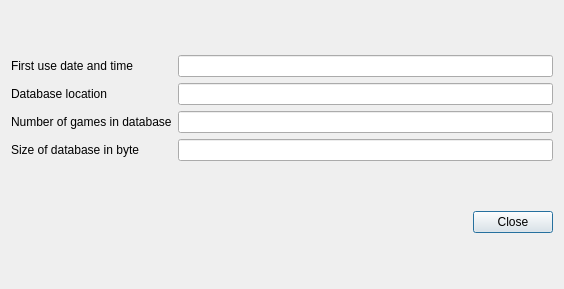
<?xml version="1.0" encoding="UTF-8"?>
<ui version="4.0">
 <class>DialogInfo</class>
 <widget class="QDialog" name="DialogInfo">
  <property name="geometry">
   <rect>
    <x>0</x>
    <y>0</y>
    <width>564</width>
    <height>289</height>
   </rect>
  </property>
  <property name="windowTitle">
   <string>Informations</string>
  </property>
  <layout class="QHBoxLayout" name="horizontalLayout_2">
   <item>
    <layout class="QVBoxLayout" name="verticalLayout">
     <item>
      <layout class="QGridLayout" name="gridLayout">
       <item row="0" column="0">
        <widget class="QLabel" name="labelFirstUse">
         <property name="text">
          <string>First use date and time</string>
         </property>
        </widget>
       </item>
       <item row="0" column="1">
        <widget class="QLineEdit" name="lineEditFirstUse"/>
       </item>
       <item row="1" column="0">
        <widget class="QLabel" name="labelDatabaseLocation">
         <property name="text">
          <string>Database location</string>
         </property>
        </widget>
       </item>
       <item row="1" column="1">
        <widget class="QLineEdit" name="lineEditDatabaseLocation"/>
       </item>
       <item row="2" column="0">
        <widget class="QLabel" name="labelNumberOfGamesOfDatabase">
         <property name="text">
          <string>Number of games in database</string>
         </property>
        </widget>
       </item>
       <item row="2" column="1">
        <widget class="QLineEdit" name="lineEditNumberOfGame"/>
       </item>
       <item row="3" column="0">
        <widget class="QLabel" name="labelSizeOfDataBase">
         <property name="text">
          <string>Size of database in byte</string>
         </property>
        </widget>
       </item>
       <item row="3" column="1">
        <widget class="QLineEdit" name="lineEditSizeOfDatabase"/>
       </item>
      </layout>
     </item>
     <item>
      <layout class="QHBoxLayout" name="horizontalLayout">
       <item>
        <spacer name="horizontalSpacer">
         <property name="orientation">
          <enum>Qt::Horizontal</enum>
         </property>
         <property name="sizeHint" stdset="0">
          <size>
           <width>40</width>
           <height>20</height>
          </size>
         </property>
        </spacer>
       </item>
       <item>
        <widget class="QPushButton" name="pushButtonClose">
         <property name="text">
          <string>Close</string>
         </property>
        </widget>
       </item>
      </layout>
     </item>
    </layout>
   </item>
  </layout>
 </widget>
 <resources/>
 <connections/>
</ui>
